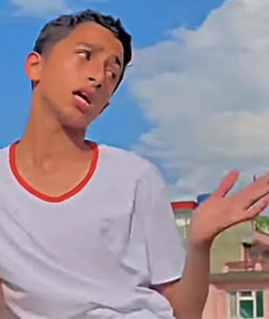
#> input picture image.png, 269 x 319 px
$ python ImageRotateandFlip.py
#> lines starting #> are read from the running program, lines starting #| are printed output that depends on the picture
import cv2

# Read image
image = cv2.imread("image.png")
#> image is the input picture: shape (319, 269, 3); mean B, G, R 157.3, 146, 154.8
#Rotate
#M=cv2.getRotationMatrix2D(center,angle,scale) scale =1.0 same saize 2.0 ->double 0.5->half
#rotated_image=cv2.wrapAffine(image,M,(width,height))
#for exact center of image centre point=(w//2,h//2) so first find hwight and width using shape


if image is None:
    print("Error: Image not found. Check the file path.")
else:
    # Get height, width of image
    (h, w) = image.shape[:2]
#> h = 319; w = 269
    center = (w // 2, h // 2)
#> center = (134, 159)

    # Rotate +90 degrees, scale 0.5
    M1 = cv2.getRotationMatrix2D(center, 90, 0.5)
    rotated1 = cv2.warpAffine(image, M1, (w, h))
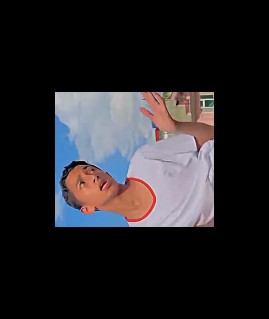
#> rotated1: shape (319, 269, 3); mean B, G, R 39.3, 36.5, 38.7

    # Rotate -180 degrees, scale 2.0
    M2 = cv2.getRotationMatrix2D(center, -180, 2.0)
    rotated2 = cv2.warpAffine(image, M2, (w, h))
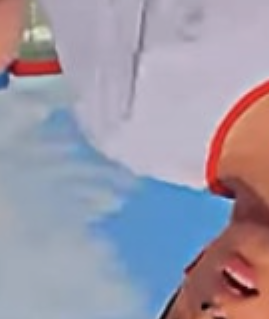
#> rotated2: shape (319, 269, 3); mean B, G, R 166.9, 151.4, 156.9

    # Show images
    cv2.imshow("Original", image)
    cv2.imshow("Rotated +90, Scale 0.5", rotated1)
    cv2.imshow("Rotated -180, Scale 2.0", rotated2)

    cv2.waitKey(0)
    cv2.destroyAllWindows()

$ run again, with person.png copied over image.png
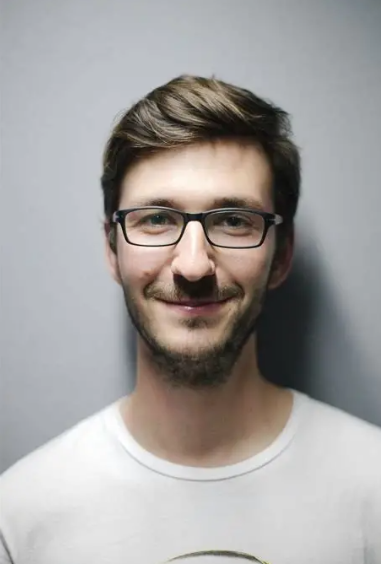
#> input picture person.png, 381 x 564 px
#> image is the input picture: shape (564, 381, 3); mean B, G, R 158.4, 159.9, 162.9
#> `rotated1 = cv2.warpAffine(image, M1, (w, h))`:
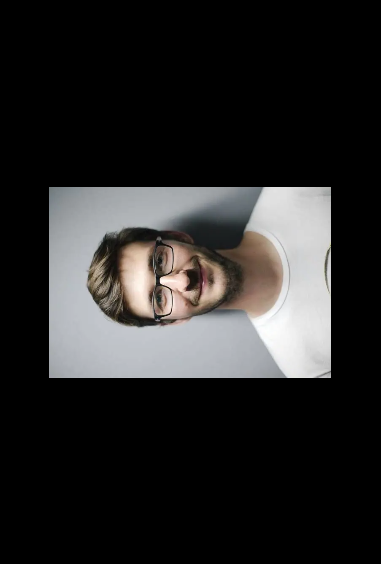
#> rotated1: shape (564, 381, 3); mean B, G, R 39.7, 40.1, 40.8
#> `rotated2 = cv2.warpAffine(image, M2, (w, h))`:
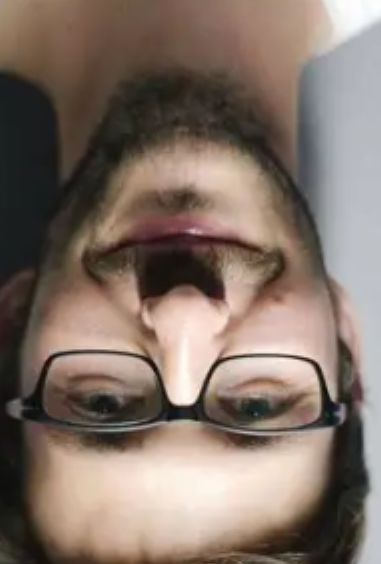
#> rotated2: shape (564, 381, 3); mean B, G, R 103.6, 114, 130.1
